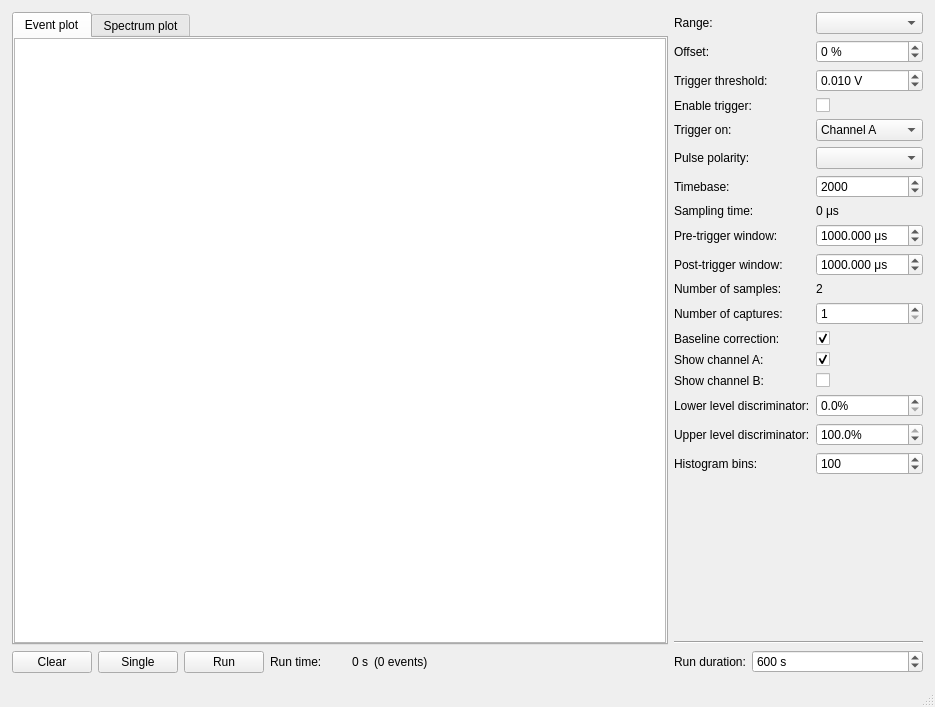
<?xml version="1.0" encoding="UTF-8"?>
<ui version="4.0">
 <class>MainWindow</class>
 <widget class="QMainWindow" name="MainWindow">
  <property name="geometry">
   <rect>
    <x>0</x>
    <y>0</y>
    <width>935</width>
    <height>707</height>
   </rect>
  </property>
  <property name="windowTitle">
   <string>MainWindow</string>
  </property>
  <widget class="QWidget" name="centralwidget">
   <layout class="QHBoxLayout" name="horizontalLayout_2">
    <property name="leftMargin">
     <number>12</number>
    </property>
    <property name="topMargin">
     <number>12</number>
    </property>
    <property name="rightMargin">
     <number>12</number>
    </property>
    <property name="bottomMargin">
     <number>12</number>
    </property>
    <item>
     <layout class="QVBoxLayout" name="verticalLayout">
      <item>
       <widget class="QTabWidget" name="plot_tabs">
        <property name="currentIndex">
         <number>0</number>
        </property>
        <widget class="QWidget" name="event_tab">
         <attribute name="title">
          <string>Event plot</string>
         </attribute>
         <layout class="QVBoxLayout" name="verticalLayout_2">
          <property name="leftMargin">
           <number>0</number>
          </property>
          <property name="topMargin">
           <number>0</number>
          </property>
          <property name="rightMargin">
           <number>0</number>
          </property>
          <property name="bottomMargin">
           <number>0</number>
          </property>
          <item>
           <widget class="PlotWidget" name="event_plot"/>
          </item>
         </layout>
        </widget>
        <widget class="QWidget" name="spectrum_tab">
         <attribute name="title">
          <string>Spectrum plot</string>
         </attribute>
         <layout class="QVBoxLayout" name="verticalLayout_3">
          <property name="leftMargin">
           <number>0</number>
          </property>
          <property name="topMargin">
           <number>0</number>
          </property>
          <property name="rightMargin">
           <number>0</number>
          </property>
          <property name="bottomMargin">
           <number>0</number>
          </property>
          <item>
           <widget class="PlotWidget" name="spectrum_plot"/>
          </item>
         </layout>
        </widget>
       </widget>
      </item>
      <item>
       <layout class="QHBoxLayout" name="horizontalLayout">
        <item>
         <widget class="QPushButton" name="clear_spectrum_button">
          <property name="text">
           <string>Clear</string>
          </property>
         </widget>
        </item>
        <item>
         <widget class="QPushButton" name="single_button">
          <property name="text">
           <string>Single</string>
          </property>
         </widget>
        </item>
        <item>
         <widget class="QPushButton" name="run_stop_button">
          <property name="text">
           <string>Run</string>
          </property>
         </widget>
        </item>
        <item>
         <widget class="QLabel" name="label_12">
          <property name="text">
           <string>Run time:</string>
          </property>
         </widget>
        </item>
        <item>
         <widget class="QLabel" name="run_time_label">
          <property name="minimumSize">
           <size>
            <width>40</width>
            <height>0</height>
           </size>
          </property>
          <property name="text">
           <string>0 s</string>
          </property>
          <property name="alignment">
           <set>Qt::AlignRight|Qt::AlignTrailing|Qt::AlignVCenter</set>
          </property>
          <property name="margin">
           <number>0</number>
          </property>
         </widget>
        </item>
        <item>
         <widget class="QLabel" name="num_events_label">
          <property name="text">
           <string>(0 events)</string>
          </property>
         </widget>
        </item>
        <item>
         <spacer name="horizontalSpacer">
          <property name="orientation">
           <enum>Qt::Horizontal</enum>
          </property>
          <property name="sizeHint" stdset="0">
           <size>
            <width>40</width>
            <height>20</height>
           </size>
          </property>
         </spacer>
        </item>
       </layout>
      </item>
     </layout>
    </item>
    <item>
     <layout class="QVBoxLayout" name="verticalLayout_4" stretch="1,0,0,0">
      <item>
       <layout class="QFormLayout" name="formLayout">
        <property name="leftMargin">
         <number>0</number>
        </property>
        <property name="rightMargin">
         <number>0</number>
        </property>
        <item row="0" column="0">
         <widget class="QLabel" name="label">
          <property name="text">
           <string>Range:</string>
          </property>
         </widget>
        </item>
        <item row="0" column="1">
         <widget class="QComboBox" name="range_box"/>
        </item>
        <item row="1" column="0">
         <widget class="QLabel" name="label_2">
          <property name="text">
           <string>Offset:</string>
          </property>
         </widget>
        </item>
        <item row="1" column="1">
         <widget class="QDoubleSpinBox" name="offset_box">
          <property name="suffix">
           <string> %</string>
          </property>
          <property name="decimals">
           <number>0</number>
          </property>
          <property name="minimum">
           <double>-100.000000000000000</double>
          </property>
          <property name="maximum">
           <double>100.000000000000000</double>
          </property>
          <property name="value">
           <double>0.000000000000000</double>
          </property>
         </widget>
        </item>
        <item row="2" column="0">
         <widget class="QLabel" name="label_3">
          <property name="text">
           <string>Trigger threshold:</string>
          </property>
         </widget>
        </item>
        <item row="2" column="1">
         <widget class="QDoubleSpinBox" name="threshold_box">
          <property name="suffix">
           <string> V</string>
          </property>
          <property name="decimals">
           <number>3</number>
          </property>
          <property name="minimum">
           <double>-1.000000000000000</double>
          </property>
          <property name="maximum">
           <double>1.000000000000000</double>
          </property>
          <property name="singleStep">
           <double>0.010000000000000</double>
          </property>
          <property name="value">
           <double>0.010000000000000</double>
          </property>
         </widget>
        </item>
        <item row="3" column="0">
         <widget class="QLabel" name="label_4">
          <property name="text">
           <string>Enable trigger:</string>
          </property>
         </widget>
        </item>
        <item row="3" column="1">
         <widget class="QCheckBox" name="trigger_box">
          <property name="text">
           <string/>
          </property>
         </widget>
        </item>
        <item row="4" column="0">
         <widget class="QLabel" name="label_16">
          <property name="text">
           <string>Trigger on:</string>
          </property>
         </widget>
        </item>
        <item row="4" column="1">
         <widget class="QComboBox" name="trigger_channel_box">
          <item>
           <property name="text">
            <string>Channel A</string>
           </property>
          </item>
          <item>
           <property name="text">
            <string>Channel B</string>
           </property>
          </item>
         </widget>
        </item>
        <item row="5" column="0">
         <widget class="QLabel" name="label_14">
          <property name="text">
           <string>Pulse polarity:</string>
          </property>
         </widget>
        </item>
        <item row="5" column="1">
         <widget class="QComboBox" name="polarity_box"/>
        </item>
        <item row="6" column="0">
         <widget class="QLabel" name="label_7">
          <property name="text">
           <string>Timebase:</string>
          </property>
         </widget>
        </item>
        <item row="6" column="1">
         <widget class="QSpinBox" name="timebase_box">
          <property name="minimum">
           <number>2</number>
          </property>
          <property name="maximum">
           <number>65535</number>
          </property>
          <property name="value">
           <number>2000</number>
          </property>
         </widget>
        </item>
        <item row="7" column="0">
         <widget class="QLabel" name="label_8">
          <property name="text">
           <string>Sampling time:</string>
          </property>
         </widget>
        </item>
        <item row="7" column="1">
         <widget class="QLabel" name="sampling_time_label">
          <property name="text">
           <string>0 μs</string>
          </property>
         </widget>
        </item>
        <item row="8" column="0">
         <widget class="QLabel" name="label_5">
          <property name="text">
           <string>Pre-trigger window:</string>
          </property>
         </widget>
        </item>
        <item row="8" column="1">
         <widget class="QDoubleSpinBox" name="pre_trigger_box">
          <property name="suffix">
           <string> μs</string>
          </property>
          <property name="decimals">
           <number>3</number>
          </property>
          <property name="maximum">
           <double>1000000.000000000000000</double>
          </property>
          <property name="value">
           <double>1000.000000000000000</double>
          </property>
         </widget>
        </item>
        <item row="9" column="0">
         <widget class="QLabel" name="label_6">
          <property name="text">
           <string>Post-trigger window:</string>
          </property>
         </widget>
        </item>
        <item row="9" column="1">
         <widget class="QDoubleSpinBox" name="post_trigger_box">
          <property name="suffix">
           <string> μs</string>
          </property>
          <property name="decimals">
           <number>3</number>
          </property>
          <property name="maximum">
           <double>1000000.000000000000000</double>
          </property>
          <property name="value">
           <double>1000.000000000000000</double>
          </property>
         </widget>
        </item>
        <item row="10" column="0">
         <widget class="QLabel" name="label_9">
          <property name="text">
           <string>Number of samples:</string>
          </property>
         </widget>
        </item>
        <item row="10" column="1">
         <widget class="QLabel" name="num_samples_label">
          <property name="text">
           <string>2</string>
          </property>
         </widget>
        </item>
        <item row="11" column="0">
         <widget class="QLabel" name="label_13">
          <property name="text">
           <string>Number of captures:</string>
          </property>
         </widget>
        </item>
        <item row="11" column="1">
         <widget class="QSpinBox" name="num_captures_box">
          <property name="minimum">
           <number>1</number>
          </property>
          <property name="maximum">
           <number>10000</number>
          </property>
         </widget>
        </item>
        <item row="12" column="0">
         <widget class="QLabel" name="label_15">
          <property name="text">
           <string>Baseline correction:</string>
          </property>
         </widget>
        </item>
        <item row="12" column="1">
         <widget class="QCheckBox" name="baseline_correction_box">
          <property name="text">
           <string/>
          </property>
          <property name="checked">
           <bool>true</bool>
          </property>
         </widget>
        </item>
        <item row="13" column="0">
         <widget class="QLabel" name="label_17">
          <property name="text">
           <string>Show channel A:</string>
          </property>
         </widget>
        </item>
        <item row="13" column="1">
         <widget class="QCheckBox" name="ch_A_enabled_box">
          <property name="text">
           <string/>
          </property>
          <property name="checked">
           <bool>true</bool>
          </property>
         </widget>
        </item>
        <item row="14" column="0">
         <widget class="QLabel" name="label_18">
          <property name="text">
           <string>Show channel B:</string>
          </property>
         </widget>
        </item>
        <item row="14" column="1">
         <widget class="QCheckBox" name="ch_B_enabled_box">
          <property name="text">
           <string/>
          </property>
         </widget>
        </item>
        <item row="15" column="0">
         <widget class="QLabel" name="label_19">
          <property name="text">
           <string>Lower level discriminator:</string>
          </property>
         </widget>
        </item>
        <item row="15" column="1">
         <widget class="QDoubleSpinBox" name="lld_box">
          <property name="suffix">
           <string>%</string>
          </property>
          <property name="decimals">
           <number>1</number>
          </property>
         </widget>
        </item>
        <item row="16" column="0">
         <widget class="QLabel" name="label_20">
          <property name="text">
           <string>Upper level discriminator:</string>
          </property>
         </widget>
        </item>
        <item row="16" column="1">
         <widget class="QDoubleSpinBox" name="uld_box">
          <property name="suffix">
           <string>%</string>
          </property>
          <property name="decimals">
           <number>1</number>
          </property>
          <property name="value">
           <double>100.000000000000000</double>
          </property>
         </widget>
        </item>
        <item row="17" column="0">
         <widget class="QLabel" name="label_21">
          <property name="text">
           <string>Histogram bins:</string>
          </property>
         </widget>
        </item>
        <item row="17" column="1">
         <widget class="QSpinBox" name="num_bins_box">
          <property name="maximum">
           <number>4095</number>
          </property>
          <property name="value">
           <number>100</number>
          </property>
         </widget>
        </item>
       </layout>
      </item>
      <item>
       <widget class="Line" name="line_2">
        <property name="orientation">
         <enum>Qt::Horizontal</enum>
        </property>
       </widget>
      </item>
      <item>
       <layout class="QFormLayout" name="formLayout_6">
        <item row="0" column="0">
         <widget class="QLabel" name="label_11">
          <property name="text">
           <string>Run duration:</string>
          </property>
         </widget>
        </item>
        <item row="0" column="1">
         <widget class="QSpinBox" name="run_duration_box">
          <property name="suffix">
           <string> s</string>
          </property>
          <property name="minimum">
           <number>1</number>
          </property>
          <property name="maximum">
           <number>1000000</number>
          </property>
          <property name="value">
           <number>600</number>
          </property>
         </widget>
        </item>
       </layout>
      </item>
      <item>
       <layout class="QFormLayout" name="formLayout_2"/>
      </item>
     </layout>
    </item>
   </layout>
  </widget>
  <widget class="QMenuBar" name="menubar">
   <property name="geometry">
    <rect>
     <x>0</x>
     <y>0</y>
     <width>935</width>
     <height>22</height>
    </rect>
   </property>
  </widget>
  <widget class="QStatusBar" name="statusbar"/>
 </widget>
 <customwidgets>
  <customwidget>
   <class>PlotWidget</class>
   <extends>QGraphicsView</extends>
   <header>pyqtgraph</header>
  </customwidget>
 </customwidgets>
 <resources/>
 <connections/>
</ui>
